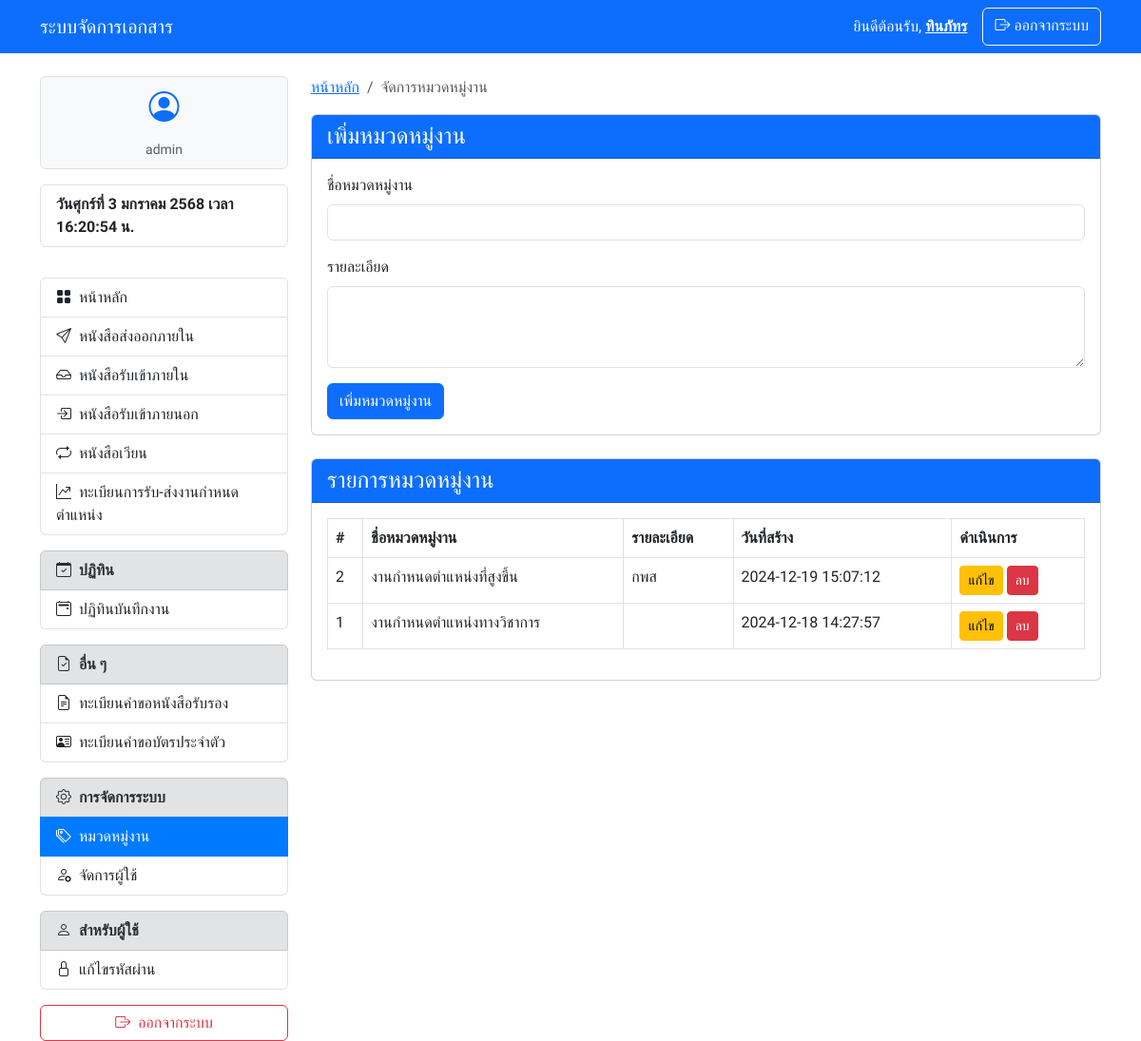
Page /work_categories.php (signed in) on the earlier database version.
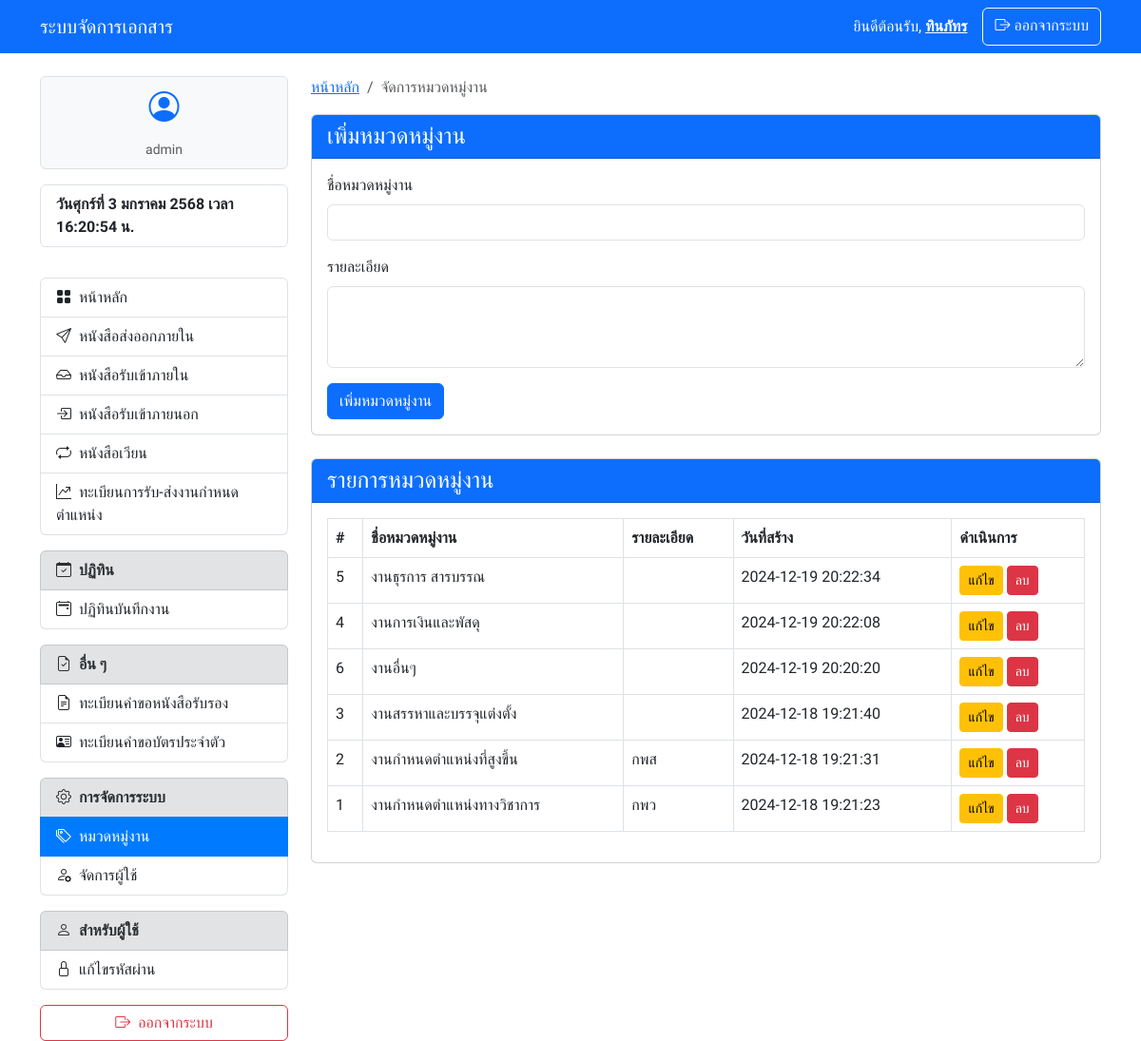
Same page on the later database version.
### tables this page shows
CREATE TABLE `edms_work_categories` (
  `category_id` int(11) NOT NULL,
  `category_name` varchar(255) NOT NULL,
  `description` text DEFAULT NULL,
  `created_at` timestamp NOT NULL DEFAULT current_timestamp()
);

### work_categories.php (the view, shortened to what this page needs)
<?php
require_once 'config.php';
$query = "SELECT * FROM edms_work_categories ORDER BY created_at DESC";
$stmt = $pdo->query($query);
$categories = $stmt->fetchAll();
?>
<!DOCTYPE html>
<html lang="th">
<head>
    <?php require_once './components/header.php'; ?>
</head>
<body>
    <?php require_once './components/navbar.php'; ?>
    <div class="container mt-4">
        <div class="row">
            <div class="col-md-3">
                <?php require_once './components/sidebar.php'; ?>
            </div>
            <div class="col-md-9">
                <nav aria-label="breadcrumb">
                    <ol class="breadcrumb">
                        <li class="breadcrumb-item"><a href="/edms/index.php">หน้าหลัก</a></li>
                        <li class="breadcrumb-item active" aria-current="page">จัดการหมวดหมู่งาน</li>
                    </ol>
                </nav>
                <div class="card">
                    <div class="card-header bg-primary text-white">
                        <h4 class="mb-0">เพิ่มหมวดหมู่งาน</h4>
                    </div>
                    <div class="card-body">
                        <form action="work_categories.php" method="POST">
                            <div class="mb-3">
                                <label for="category_name" class="form-label">ชื่อหมวดหมู่งาน</label>
                                <input type="text" id="category_name" name="category_name" class="form-control" required>
                            </div>
                            <div class="mb-3">
                                <label for="description" class="form-label">รายละเอียด</label>
                                <textarea id="description" name="description" class="form-control" rows="3"></textarea>
                            </div>
                            <button type="submit" name="add_category" class="btn btn-primary">เพิ่มหมวดหมู่งาน</button>
                        </form>
                    </div>
                </div>
                <div class="card mt-4">
                    <div class="card-header bg-primary text-white">
                        <h4 class="mb-0">รายการหมวดหมู่งาน</h4>
                    </div>
                    <div class="card-body">
                        <table class="table table-bordered">
                            <thead>
                                <tr>
                                    <th>#</th>
                                    <th>ชื่อหมวดหมู่งาน</th>
                                    <th>รายละเอียด</th>
                                    <th>วันที่สร้าง</th>
                                    <th>ดำเนินการ</th>
                                </tr>
                            </thead>
                            <tbody>
                                <?php foreach ($categories as $category): ?>
                                    <tr>
                                        <td><?php echo $category['category_id']; ?></td>
                                        <td><?php echo $category['category_name']; ?></td>
                                        <td><?php echo $category['description']; ?></td>
                                        <td><?php echo $category['created_at']; ?></td>
                                        <td>
                                            <button type="button" class="btn btn-warning btn-sm" data-bs-toggle="modal" data-bs-target="#editCategoryModal<?php echo $category['category_id']; ?>">แก้ไข</button>
                                            <a href="work_categories.php?delete_id=<?php echo $category['category_id']; ?>" class="btn btn-danger btn-sm" onclick="return confirm('คุณต้องการลบหมวดหมู่งานนี้หรือไม่?')">ลบ</a>
                                        </td>
                                    </tr>
                                <?php endforeach; ?>
                            </tbody>
                        </table>
                    </div>
                </div>
            </div>
        </div>
    </div>
</body>
</html>

Differences in the rows shown:
added edms_work_categories: category_id "5", category_name "งานธุรการ สารบรรณ", created_at "2024-12-19 20:22:34"
added edms_work_categories: category_id "4", category_name "งานการเงินและพัสดุ", created_at "2024-12-19 20:22:08"
added edms_work_categories: category_id "6", category_name "งานอื่นๆ", created_at "2024-12-19 20:20:20"
added edms_work_categories: category_id "3", category_name "งานสรรหาและบรรจุแต่งตั้ง", created_at "2024-12-18 19:21:40"
changed edms_work_categories "งานกำหนดตำแหน่งที่สูงขึ้น": created_at "2024-12-19 15:07:12" → "2024-12-18 19:21:31"
changed edms_work_categories "งานกำหนดตำแหน่งทางวิชาการ": description (not shown) → "กพว"; created_at "2024-12-18 14:27:57" → "2024-12-18 19:21:23"
